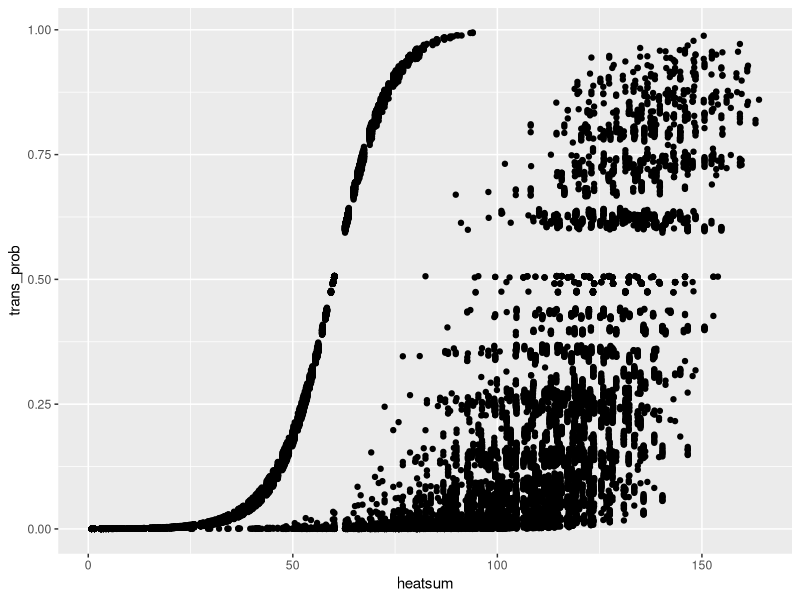
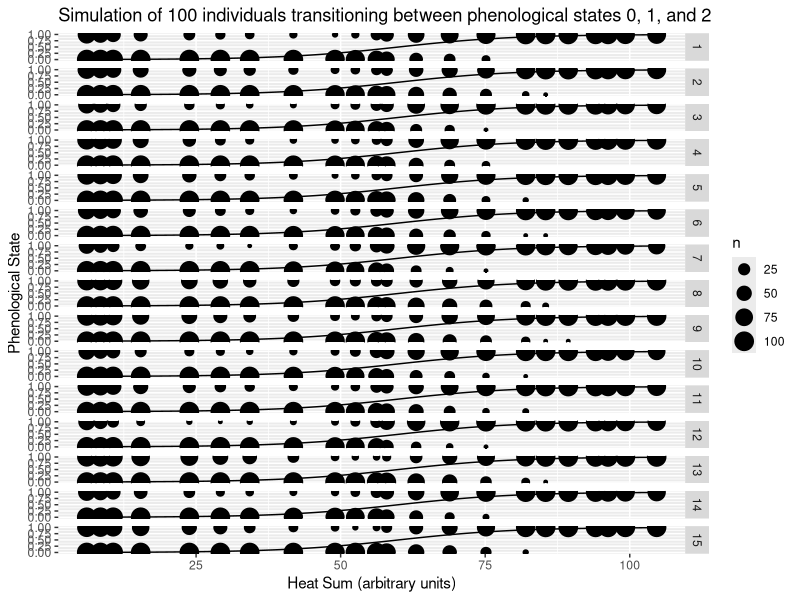
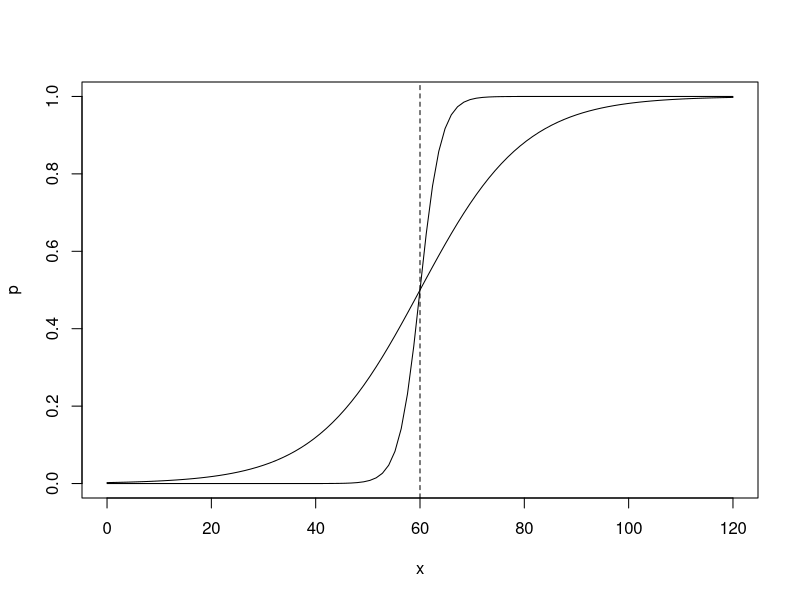

Source code (R) for these figures, in order:
# Simulate phenology process
library(dplyr)
# Phenology transition function
## Logistic function with asymptote at 1, steepness of curve determined by k and midpoint determined by h.
calc_probability <- function(x, k = steepness, h = midpoint, i = individual_effect) { # a logistic function parameterized to estimate steepness and transition points with individual effects
    1/(1 + exp(-(k + i) * (x - h)))
}

# Assume fixed probability of transition, bernoulli
transition <- function(state1 = 0, state2 = 1, p) { #simulate the transition between two states and record the states. p is the probability of transition. Can be a vector
    x <- c(state1) # initial state
    do_trans <- 0 # initialize transition y/n
    #initialize while loop
    i <- 1
    while (do_trans < 1) {
        x <- append(x, state1) #record state1
        do_trans <- rbinom(1, size = 1, prob = p[i]) # sample for new transition probability based on p at timestep i
        i <- i + 1
    }
    x <- append(x, state2) # record transition to state2 #this could be a real slow step

    return(x)
}

build_series <- function(p1, p2) { #This function returns a series of states based on transition probability vectors. p1 is a vector of transition probabilities for transitioning from 0 to 1, p2 is a vector of transition probabilities for transitioning from 1 to 2
    state0 <- transition(state1 = 0, state2 = 1, p = p1)
    state1 <- transition(state1 = 1, state2 = 2, p = p2)
    len0 <- length(state0)
    len1 <- length(state1)
    step = c(1:(len0+len1))
    firsttrans <- data.frame(trans_prob = p1[1:length(state0)], state = state0)
    secondtrans <- data.frame(trans_prob = p2[1:length(state1)], state = state1)
    series <- rbind(firsttrans, secondtrans)
    series <- cbind(step, series)
    return(series)
}

# individuals
n_ind <- 100 #number of individuals
ind_effect <- rnorm(n_ind, mean = .05, sd = .005)

simulate_phenodata <- function(n_ind, ind_effect, year) {
    #simulate temperature data
    #temp = rep(5, 50) #constant daily temperature of 5 degrees
    temp <- rnorm(50, mean = 5, sd = 2) #simulate more complex temperature dataset - no trend, but variability
    heatsum <- cumsum(temp)

    #calculate probabilities of transition at different heatsums
    probs1 <- lapply(ind_effect, calc_probability, x=heatsum, k = 0.1, h = 60)
    probs2 <- lapply(ind_effect, calc_probability, x = heatsum, k = 0.1, h = 60)
    #probs1 <- calc_probability(heatsum, k = 0.1, h = 60)
    #probs2 <- calc_probability(heatsum, k = 0.1, h = 120)

    phenofakes <- data.frame()
    for (i in c(1:n_ind)) {
        x <- build_series(probs1[[i]], probs2[[i]])
        #print(c("length", length(x[[1]])))
        indset <- cbind(ind = i, x)
        phenofakes <- rbind(phenofakes, indset)
    }

    phenofakes$heatsum <- heatsum[phenofakes$step]
    phenofakes$year <- year
    return(phenofakes)

}

phenofakes <- lapply(1:15, simulate_phenodata, n_ind = n_ind, ind_effect = ind_effect)
phenofakes <- do.call(rbind, phenofakes)


library(ggplot2)

# ggplot(phenofakes, aes(x = trans_prob, fill = as.factor(state))) +
#     geom_histogram(position = "dodge")


ggplot(phenofakes[which(phenofakes$state < 2),], aes(x = heatsum, y = trans_prob)) +
    geom_jitter() #+
   # stat_function(fun=function(x) 1/(1 + exp(-0.1 * (x - 50))))

phenofakes %>%
    filter(state < 2) %>%
ggplot(aes(x = heatsum[step], y = state)) +
    geom_count() +
    stat_function(fun=function(x) 1/(1 + exp(-0.1 * (x - 60)))) +
    facet_grid(year ~ .) +
    #stat_function(fun=function(x) 1+(1/(1 + exp(-0.1 * (x - 120))))) +
    ggtitle("Simulation of 100 individuals transitioning between phenological states 0, 1, and 2") +
    ylab("Phenological State") +
    xlab("Heat Sum (arbitrary units)")+
    theme_set(theme_gray(base_size = 25))

curve(1/(1 + exp(-0.1 * (x - 60))), from = 0, to = 120, ylab = "p", xlab = "x")
curve(1/(1 + exp(-0.5 * (x - 60))), from = 0, to = 120, add = TRUE)
abline(v = 60, lty = 2)
